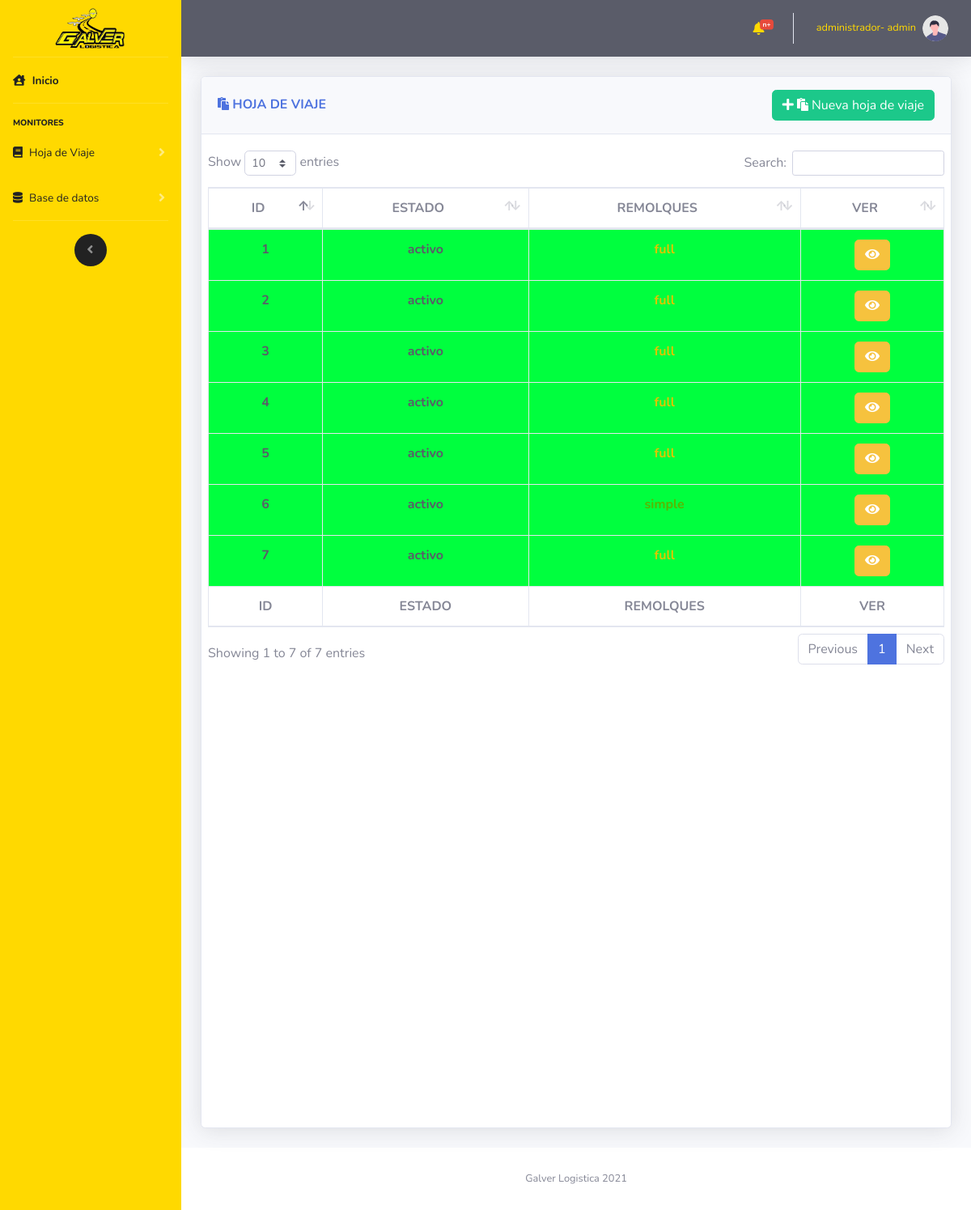
Screenshot of /vistas/HDV_TodosLosRegistros.php (signed in) with the database file from the repository.
### tables this page shows
CREATE TABLE `hoja_de_viaje` (
  `id_hojaDeViaje` int(11) NOT NULL,
  `id_creador` int(11) NOT NULL,
  `id_editor` int(11) NOT NULL,
  `hojaDeViaje_fechaDeLiberacion` datetime NOT NULL,
  `hojaDeViaje_fechaDeEdicion` datetime NOT NULL,
  `hojaDeViaje_observaciones` varchar(500) NOT NULL,
  `hojaDeViaje_tipoDeViaje` int(11) NOT NULL,
  `hojaDeViaje_estadoDeViaje` int(11) NOT NULL
);

CREATE TABLE `hoja_de_viaje_estado` (
  `hdve_id` int(11) NOT NULL,
  `hdve_nombre` varchar(20) NOT NULL,
  `hdve_caracteristicas` varchar(300) NOT NULL,
  `color_td` varchar(30) NOT NULL
);

### controlador/modulos/selects.php (called while the page is built, shortened)
<?php
    function muestraHDVT($mysqli,$estado)
    {
        $consulta=
        "SELECT hoja_de_viaje.id_hojaDeViaje AS ID
        , hoja_de_viaje.hojaDeViaje_fechaDeLiberacion AS FECHA_CREACION
        , hoja_de_viaje.hojaDeViaje_fechaDeEdicion AS FECHA_EDICION
        , (SELECT usuarioNombre FROM usuario WHERE usuario.usuarioId = hoja_de_viaje.id_creador LIMIT 1)AS CREADOR,
        (SELECT usuarioNombre FROM usuario WHERE usuario.usuarioId = hoja_de_viaje.id_editor LIMIT 1)AS EDITOR, hoja_de_viaje.hojaDeViaje_estadoDeViaje AS ID_ESTADO,
        hoja_de_viaje_estado.hdve_nombre AS ESTADO,
        hoja_de_viaje_estado.color_td AS ESTADO_TD,
        (SELECT (COUNT(*))AS NUM FROM viaje WHERE viaje.id_hojaDeViaje = hoja_de_viaje.id_hojaDeViaje LIMIT 1)AS ID_TIPO,
        (SELECT hoja_de_viaje_tipo.hdvt_nombre FROM hoja_de_viaje_tipo WHERE hoja_de_viaje_tipo.hdvt_id= (SELECT (COUNT(*))AS NUM FROM viaje WHERE viaje.id_hojaDeViaje = hoja_de_viaje.id_hojaDeViaje LIMIT 1) LIMIT 1) AS TIPO,
        (SELECT hoja_de_viaje_tipo.hdvt_color_tr FROM hoja_de_viaje_tipo WHERE hoja_de_viaje_tipo.hdvt_id= (SELECT (COUNT(*))AS NUM FROM viaje WHERE viaje.id_hojaDeViaje = hoja_de_viaje.id_hojaDeViaje LIMIT 1) LIMIT 1) AS COLOR_TD
        FROM hoja_de_viaje
        INNER JOIN hoja_de_viaje_estado ON hoja_de_viaje_estado.hdve_id = hoja_de_viaje.hojaDeViaje_estadoDeViaje";
        $result = $mysqli->query($consulta);
        return $result;
    }
?>

### vistas/HDV_TodosLosRegistros.php (the view, shortened to what this page needs)
<?php
    include "../import/componentes/head.php";
    include "../import/componentes/navbarLateral.php";
    include "../import/componentes/navbarHorizontal.php";
    include "../controlador/coneccion/config.php";
    include "../controlador/modulos/selects.php";
?>
<div class="container-fluid">
    <div class="row">
        <div class="col-12">
            <div class="card shadow mb-4 card_hdv">
                    <?php
                        $tituloPlantilla='<i class="fas fa-paste"></i> '."HOJA DE VIAJE";
                        include "../import/componentes/hojaDeViaje/nav.php";
                    ?>
                <div class="card-body">
                    <div class="chart-area ">
                        <div class="row">
                            <div class="cardScroll table-responsive">
                                <table class="table table-bordered" id="dataTable" width="100%" cellspacing="0">
                                    <thead>
                                        <tr>
                                            <th scope="col" class="text-center">ID</th>
                                            <th scope="col" class="text-center">ESTADO</th>
                                            <th scope="col" class="text-center">REMOLQUES</th>
                                            <th scope="col" class="text-center">VER</th>
                                        </tr>
                                    </thead>
                                    <tfoot>
                                        <tr>
                                            <th scope="col" class="text-center">ID</th>
                                            <th scope="col" class="text-center">ESTADO</th>
                                            <th scope="col" class="text-center">REMOLQUES</th>
                                            <th scope="col" class="text-center">VER</th>
                                        </tr>
                                    </tfoot>
                                    <tbody class=" text-center">
                                        <?php
                                        $hdv=muestraHDVT($mysqli,1);
                                        while ($filas =$hdv->fetch_assoc()) {
                                            echo
                                            "<tr bgcolor='".$filas["ESTADO_TD"]."' class='text-dark font-weight-bold'>".
                                            "<td>".$filas["ID"]."</td>".
                                            "<td>".$filas["ESTADO"]."</td>".
                                            "<td><font color='".$filas["COLOR_TD"]."'>".$filas["TIPO"]."</font></td>".
                                            "<td><button type='button' class='btn btn-warning modal_remolques' onclick='modal_remolques(".$filas["ID"].")'><i class='fas fa-eye'></i></button></td>".
                                            "</tr>";
                                        }
                                        ?>
                                    </tbody>
                                </table>
                            </div>
                        </div>
                    </div>
                </div>
            </div>
        </div>
    </div>
    <?php
    include "../import/componentes/footer.php";
    include "../import/componentes/js/main.php";
?>

### vistas/HDV_TodosLosRegistros.php (style rules this page uses)
.card_hdv { height: 1300px !important; }
div.cardScroll { width: 1350px; height: 1200px; overflow: auto; }

### rows the page displays
hoja_de_viaje: id_hojaDeViaje "1", hoja_de_viaje_estado.hdve_nombre "activo", TIPO "full"
hoja_de_viaje: id_hojaDeViaje "2", hoja_de_viaje_estado.hdve_nombre "activo", TIPO "full"
hoja_de_viaje: id_hojaDeViaje "3", hoja_de_viaje_estado.hdve_nombre "activo", TIPO "full"
hoja_de_viaje: id_hojaDeViaje "4", hoja_de_viaje_estado.hdve_nombre "activo", TIPO "full"
hoja_de_viaje: id_hojaDeViaje "5", hoja_de_viaje_estado.hdve_nombre "activo", TIPO "full"
hoja_de_viaje: id_hojaDeViaje "6", hoja_de_viaje_estado.hdve_nombre "activo", TIPO "simple"
hoja_de_viaje: id_hojaDeViaje "7", hoja_de_viaje_estado.hdve_nombre "activo", TIPO "full"

### other values shown
$_SESSION["usuarioTipoCargo"] "administrador"
$_SESSION["usuarioNombre"] "admin"
